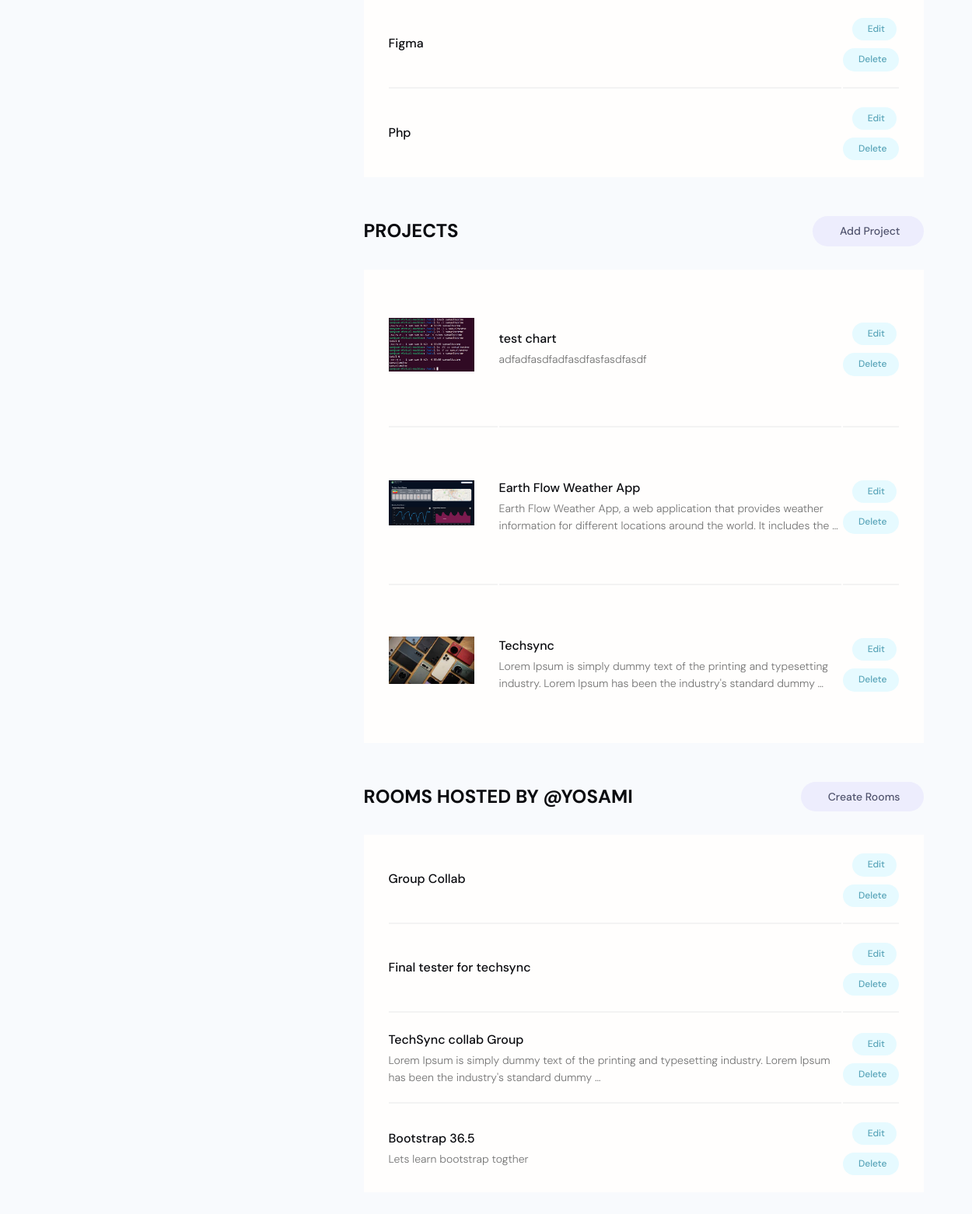
Before: /account/ (signed in, lower part) with the older database file.
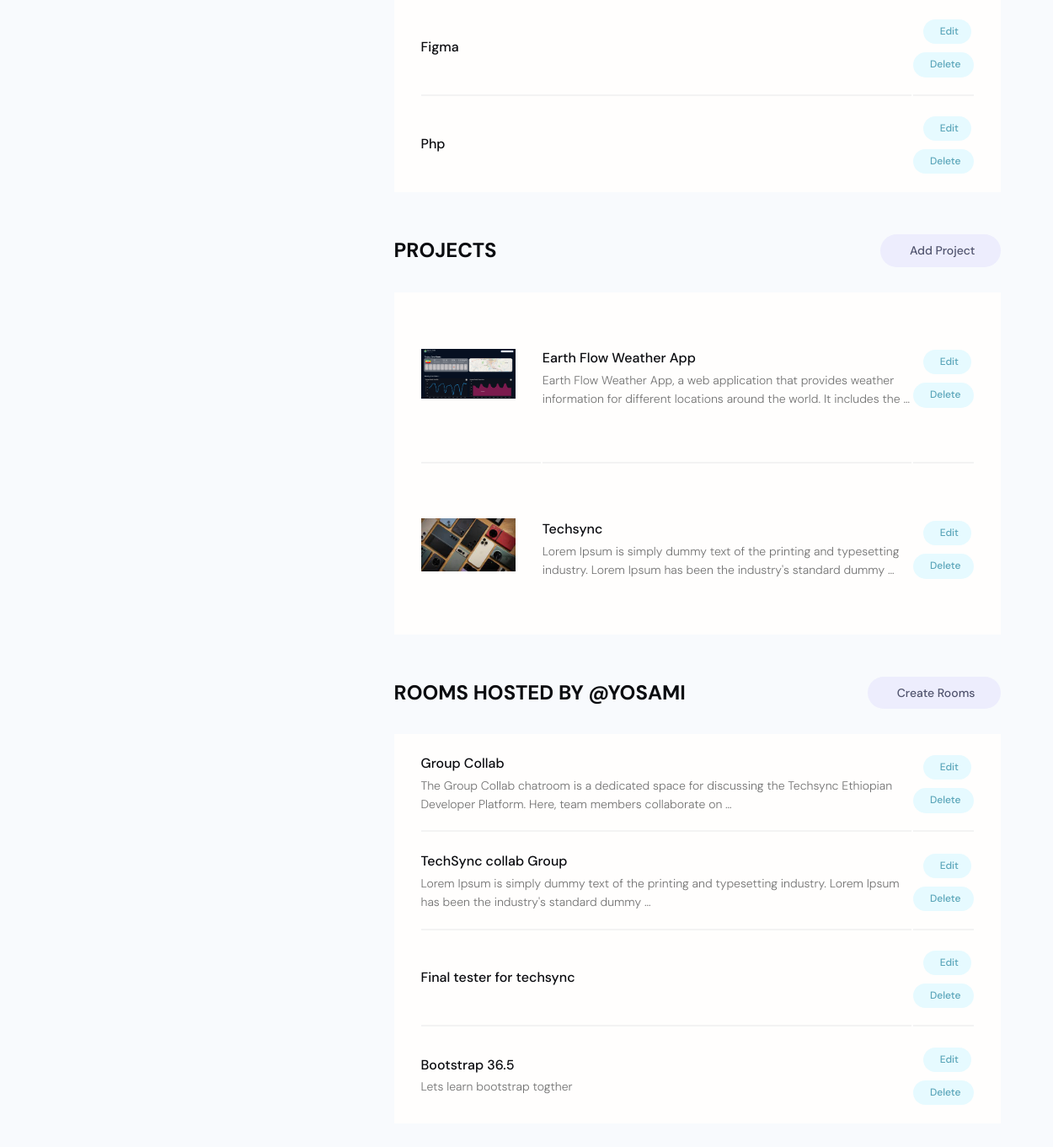
After: the same page with the newer database file.
### users/models.py (models this page shows, shortened)
class Skill(models.Model):
    id = models.UUIDField(default=uuid.uuid4, primary_key=True, unique=True, editable=False, )
    owner = models.ForeignKey(Profile, on_delete=models.CASCADE, null=True, blank=True)
    name = models.CharField(max_length=200, blank=True,null=True)
    description = models.TextField(blank=True, null=True)
    created_at = models.DateTimeField(auto_now_add=True)

### projects/models.py (models this page shows, shortened)
class Project(models.Model):
    id = models.UUIDField(default=uuid.uuid4, primary_key=True, unique=True, editable=False)
    owner = models.ForeignKey(Profile, on_delete=models.SET_NULL, null=True)
    title = models.CharField(max_length=100)
    description = models.TextField(null=True, blank=True)
    image = models.ImageField(null=True, blank=True, default='default.jpg', upload_to= 'project_image')
    demo_link = models.URLField(null=True, blank=True)
    source_link = models.URLField(null=True, blank=True)
    created_at = models.DateTimeField(auto_now_add=True)
    tags = models.ManyToManyField('Tag', blank=True)
    vote_count = models.IntegerField(default=0, null=True, blank=True)
    vote_ratio = models.IntegerField(default=0, null=True, blank=True)
    updated_at = models.DateTimeField(auto_now=True)
    created_at = models.DateTimeField(auto_now_add=True)
    class Meta:
        ordering = ['-created_at']

### group/models.py (models this page shows, shortened)
class Room(models.Model):
    id = models.UUIDField(default=uuid.uuid4, primary_key=True, unique=True, editable=False, )
    host = models.ForeignKey(User, on_delete=models.SET_NULL, null=True)
    topic = models.ForeignKey(Topic, on_delete=models.SET_NULL, null=True)
    name = models.CharField(max_length=200)
    description = models.TextField(null=True, blank=True)
    participants = models.ManyToManyField(User, related_name='participants', blank=True)
    users_online = models.ManyToManyField(User, related_name='online_in_rooms', blank=True)
    updated = models.DateTimeField(auto_now=True)
    created = models.DateTimeField(auto_now_add=True)
    class Meta:
        ordering = ['-updated', '-created']

### users/views.py (the view)
# urls.py: path('account/', views.userAccount, name='user-account'),
@login_required(login_url='login')
def userAccount(request):
    profile = request.user.profile
    skills = profile.skill_set.all()
    projects = profile.project_set.all()
    rooms = Room.objects.filter(host=request.user)
    context = {
        'profile': profile,
        'skills': skills,
        'projects': projects,
        'rooms': rooms,
    }
    return render(request, 'users/account.html', context)

### techsync/context_processors.py (called while the page is built)
def navbar_data(request):
    profile = event_organizer = event_moderator = None
    if request.user.is_authenticated:
        if hasattr(request.user, 'profile'):
            profile = request.user.profile
        if hasattr(request.user, 'eventorganizer'):
            event_organizer = request.user.eventorganizer
        if hasattr(request.user, 'eventmoderator'):
            event_moderator = request.user.eventmoderator
    return {
        'profile': profile,
        'event_organizer': event_organizer,
        'event_moderator': event_moderator,
    }

### templates/users/account.html (shortened to what this page needs)
{% extends "main/main.html" %}
  {% block content %}
  <main class="settingsPage profile my-md">
    <div class="container">
      <div class="layout">
        <div class="column column--1of3">
        </div>
        <div class="column column--2of3">
          <table class="settings__table">
            {% for skill in skills %}
            <tr>
              <td class="settings__tableInfo">
                <h4>{{skill.name}}</h4>
              </td>
              <td class="settings__tableActions">
                <a class="tag tag--pill tag--main settings__btn" href="{% url 'update-skill' skill.id %}"> Edit</a>
                <a class="tag tag--pill tag--main settings__btn" href="{% url 'delete-skill' skill.id %}?next=/account">
                  Delete</a>
              </td>
            </tr>
            {% endfor %}
          </table>
          <div class="settings">
            <h3 class="settings__title">Projects</h3>
            <a class="tag tag--pill tag--sub settings__btn tag--lg" href="{% url 'create-project' %}"> Add Project</a>
          </div>
          <table class="settings__table">
            {% for project in projects %}
            <tr>
              <td class="settings__thumbnail">
                <a href="{% url 'project_detail' project.pk %}"><img src="{{project.image.url}}" alt="Project Thumbnail" /></a>
              </td>
              <td class="settings__tableInfo">
                <a href="{% url 'project_detail' project.pk %}">{{project.title}}</a>
                <p>
                  {{project.description|truncatewords:20}}
                </p>
              </td>
              <td class="settings__tableActions">
                <a class="tag tag--pill tag--main settings__btn" href="{% url 'update-project' project.pk %}"> Edit</a>
                <a class="tag tag--pill tag--main settings__btn" href="{% url 'delete-project' project.pk %}?next=/account">
                  Delete</a>
              </td>
            </tr>
            {% endfor %}
          </table>
<div class="settings">
  <h3 class="settings__title">ROOMS HOSTED BY @{{profile.username}}</h3>
  <a class="tag tag--pill tag--sub settings__btn tag--lg" href="{% url 'create-room' %}"> Create Rooms</a>
</div>
<table class="settings__table">
  {% for room in rooms %}
  <tr>
    <td class="settings__tableInfo">
      <a href="{% url 'room' room.id %}">{{room.name}}</a>
      <p>
        {{room.description|truncatewords:20}}
      </p>
    </td>
    <td class="settings__tableActions">
      <a class="tag tag--pill tag--main settings__btn" href="{% url 'update-room' room.id %}?next=/account"> Edit</a>
      <a class="tag tag--pill tag--main settings__btn" href="{% url 'delete-room' room.id %}?next=/account">
        Delete</a>
    </td>
  </tr>
  {% endfor %}
</table>
      </div>
    </div>
  </div>
  </main>
{% endblock content %}

Changed rows visible on the page:
removed Project: image (picture), title "test chart", description "adfadfasdfadfasdfasfasdfasdf"
changed Room "Group Collab": description (not shown) → "The Group Collab chatroom is a dedicated space for discussing the Techsync Ethiopian Developer Platform. Here, team members collaborate on …"
changed Room "TechSync collab Group": moves up the list
